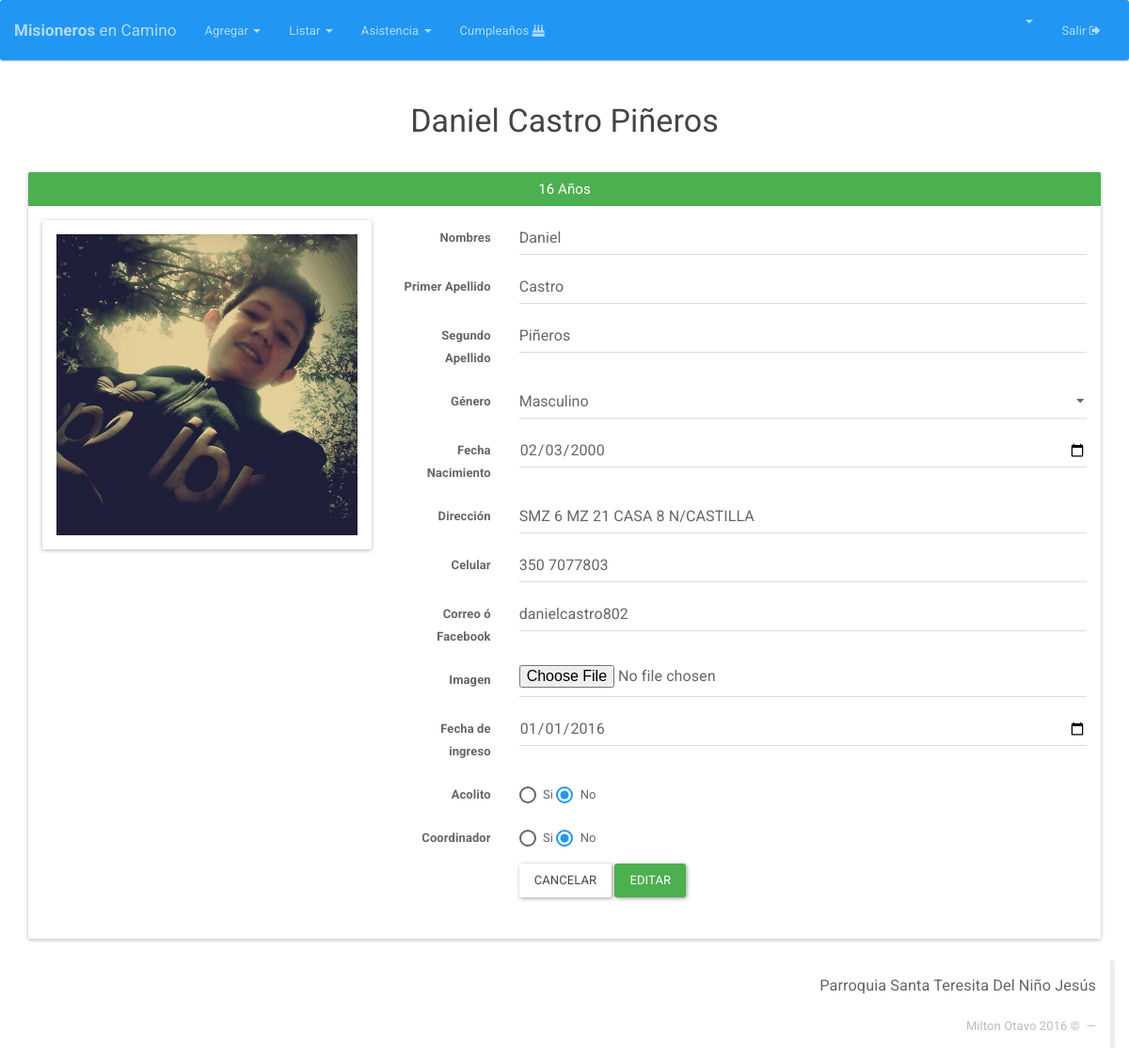
Before: /Integrantes/editar/6 (signed in) with the older database file.
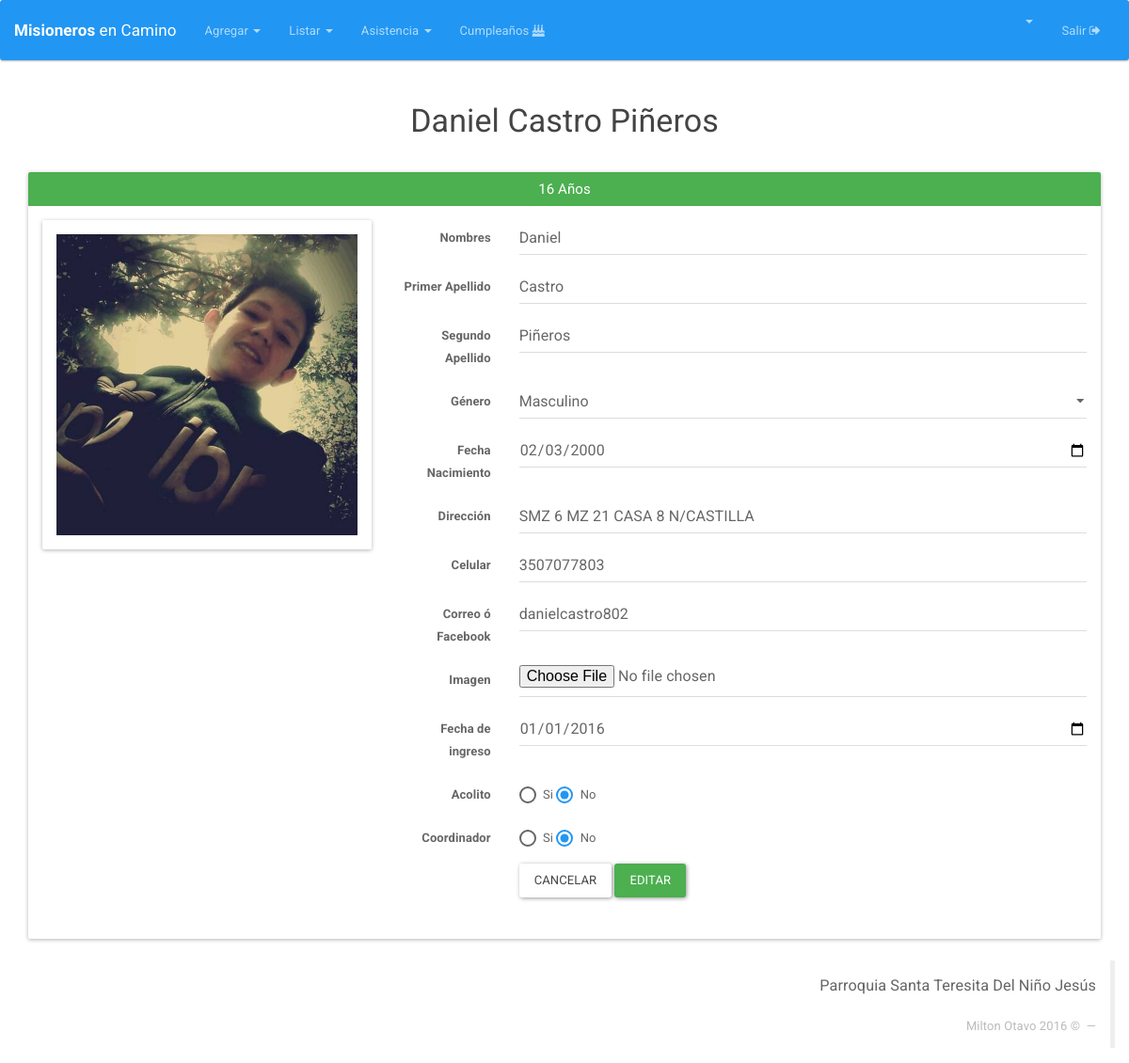
After: the same page with the newer database file.
### tables this page shows
CREATE TABLE IF NOT EXISTS `integrante` (
  `DOCUMENTO` int(12) NOT NULL AUTO_INCREMENT,
  `NOMBRES` varchar(25) NOT NULL,
  `PRIMER_APELLIDO` varchar(15) NOT NULL,
  `SEGUNDO_APELLIDO` varchar(15) DEFAULT NULL,
  `GENERO` varchar(2) DEFAULT NULL,
  `FECHA_NACIMIENTO` date NOT NULL,
  `DIRECCION` varchar(50) DEFAULT NULL,
  `CELULAR` varchar(200) DEFAULT NULL,
  `CORREO` varchar(50) DEFAULT NULL,
  `ACOLITO` tinyint(1) DEFAULT NULL,
  `COORDINADOR` tinyint(1) DEFAULT NULL,
  `IMAGEN` longtext,
  `FECHA_INGRESO` date DEFAULT NULL,
  `FECHA_REGISTRO` timestamp NOT NULL DEFAULT CURRENT_TIMESTAMP ON UPDATE CURRENT_TIMESTAMP,
  `ESTADO` varchar(20) NOT NULL DEFAULT 'ASISTENTE',
  PRIMARY KEY (`DOCUMENTO`)
);

### index.php (called while the page is built, shortened)
<?php
if (isset($_SESSION['app_id'])) {
	require_once "Core/Models/Conexion.php";
}
Core\Config\Enrutador::run(new Core\Config\Request());
?>

### Core/Models/Conexion.php (called while the page is built, shortened)
<?php namespace Core\Models;
	class Conexion{
		private $datos= array (
				"host"=>DB_HOST,
				"user"=>DB_USER,
				"pass"=>DB_PASS,
				"db"=>DB_NAME
			);
		private $db;
		public function __construct()
		{
			$this->db = new \mysqli(
					$this->datos['host'],
					$this->datos['user'],
					$this->datos['pass'],
					$this->datos['db']
				);
			$this->db-> set_charset("utf8");
		}
		public function consultaRetorno($sql){
			$datos = $this->db->query($sql);
			return $datos;
		}
	}
 ?>

### Core/Config/Request.php (called while the page is built, shortened)
<?php namespace Core\Config;
class Request{
	private $metodo;
	private $argumento;
	public function __construct(){
		if(isset($_GET['url'])){
			$ruta = filter_input(INPUT_GET, 'url', FILTER_SANITIZE_URL);
			$ruta = explode("/", $ruta);
			$ruta = array_filter($ruta);
			if($ruta[0] == "index.php"){
				$this->controlador = "Login";
			}else{
				$this->controlador = strtolower(array_shift($ruta));
			}
			$this->metodo = strtolower(array_shift($ruta));
			$this->argumento = $ruta;
		}else{
			$this->controlador = "Login";
			$this->metodo = "index";
		}
	}
	public function getMetodo(){
		return $this->metodo;
	}
	public function getArgumento(){
		return $this->argumento;
	}
}
?>

### Core/Controllers/IntegrantesController.php (called while the page is built, shortened)
<?php namespace Core\Controllers;
class IntegrantesController{
	private $integrante;
	public function __construct(){
		$this->integrante = new Integrante();
	}
	public function editar($id){
		if (!$_POST) {
			$this->integrante->__set("documento", $id);
			$data=$this->integrante->view();
			$datos = mysqli_fetch_assoc($data);
			return $datos;
		}
	}
}
?>

### Core/Models/Integrante.php (called while the page is built, shortened)
<?php namespace Core\Models;
class Integrante {
	private $documento;
	private $db;
	public function __construct(){
		$this->db = new Conexion();
	}
	public function view(){
		$sql="SELECT i.*, YEAR(CURDATE())-YEAR(i.FECHA_NACIMIENTO) + IF(DATE_FORMAT(CURDATE(),'%m-%d') > DATE_FORMAT(i.FECHA_NACIMIENTO,'%m-%d'), 0, -1) AS EDAD_ACTUAL FROM integrante i WHERE DOCUMENTO='{$this->documento}'";
		$datos = $this->db->consultaRetorno($sql);
		return $datos;
	}
}
?>

### HTML/Integrantes/editar.php (the view, shortened to what the changed rows need)
  <html>
  <head>
  	<?php include(HTML_DIR.'/overall/header.php') ?>
  </head>
  <body>
  	<?php include(HTML_DIR.'/overall/nav.php') ?>
  	<div  class="container">
  		<h3  align="center"><?php echo $datos['NOMBRES'] ." ". $datos['PRIMER_APELLIDO']." ". $datos['SEGUNDO_APELLIDO'] ; ?></h3>
  		<br>
  		<div class="panel panel-success">
  			<div class="panel-heading">
  				<h3 class="panel-title" align="center"> <?php echo  $datos['EDAD_ACTUAL'] . " " . "Años";    ?></h3>
  			</div>
  			<div class="panel-body">
  				<div class="row">
  					<div class="col-md-4">
  						<div class="panel panel-default">
  							<div class="panel-body">
  								<img class="img-responsive" src="<?php echo URL;?>HTML/Integrantes/avatars/<?php echo  !empty($datos['IMAGEN']) ? $datos['IMAGEN'] : 'no-image.png'    ; ?>" required>
  							</div>
  						</div>
  					</div>
  					<div class="col-md-8">
  						<form class="form-horizontal" enctype="multipart/form-data" method="POST">
  							<fieldset>
  								<div class="form-group">
  									<label for="inputNombres" class="col-lg-2 control-label">Nombres</label>
  									<div class="col-lg-10">
  										<input type="text" class="form-control" name="inputNombres" value="<?php echo $datos['NOMBRES']; ?>" required>
  									</div>
  								</div>
  								<div class="form-group">
  									<label for="inputPrimerApellido" class="col-lg-2 control-label">Primer Apellido</label>
  									<div class="col-lg-10">
  										<input type="text" class="form-control" name="inputPrimerApellido" value="<?php echo $datos['PRIMER_APELLIDO']; ?>" required>
  									</div>
  								</div>
  								<div class="form-group">
  									<label for="inputSegundoApellido" class="col-lg-2 control-label">Segundo Apellido</label>
  									<div class="col-lg-10">
  										<input type="text" class="form-control" name="inputSegundoApellido" value="<?php echo $datos['SEGUNDO_APELLIDO']; ?>" >
  									</div>
  								</div>
                  <div class="form-group">
                    <label for="inputFechaNacimiento" class="col-lg-2 control-label">Género</label>
                    <div class="col-lg-10">
                      <select class="form-control" name="selectGenero">
                       <option value="M"  <?php echo ($datos['GENERO']=='M') ? "selected" : NULL ?>>Masculino</option>
                     </select>
                   </div>
                 </div>
                 <div class="form-group">
                   <label for="inputFechaNacimiento" class="col-lg-2 control-label">Fecha Nacimiento</label>
                   <div class="col-lg-10">
                    <input type="date" class="form-control" name="inputFechaNacimiento" value="<?php echo $datos['FECHA_NACIMIENTO']; ?>" required>
                  </div>
                </div>
                <div class="form-group">
                 <label for="inputDireccion" class="col-lg-2 control-label">Dirección</label>
                 <div class="col-lg-10">
                  <input type="text" class="form-control" name="inputDireccion" value="<?php echo $datos['DIRECCION']; ?>" >
                </div>
              </div>
              <div class="form-group">
               <label for="inputCelular" class="col-lg-2 control-label">Celular</label>
               <div class="col-lg-10">
                <input type="text" class="form-control" name="inputCelular" value="<?php echo $datos['CELULAR']; ?>" >
              </div>
            </div>
            <div class="form-group">
             <label for="inputEmail" class="col-lg-2 control-label">Correo ó Facebook</label>
             <div class="col-lg-10">
              <input type="text" class="form-control" name="inputEmail" value="<?php echo $datos['CORREO']; ?>" >
            </div>
          </div>
          <div class="form-group">
           <label for="inputImagen" class="col-lg-2 control-label">Imagen</label>
           <div class="col-lg-10">
            <input type="file" class="form-control" name="inputImagen" >
          </div>
        </div>
        <div class="form-group">
          <label for="inputEmail" class="col-lg-2 control-label">Fecha de ingreso</label>
          <div class="col-lg-10">
            <input type="date" class="form-control" name="fechaIngreso" value="<?php echo $datos['FECHA_INGRESO']; ?>" >
          </div>
        </div>
        <div class="form-group">
         <label class="col-lg-2 control-label">Acolito</label>
         <div class="col-lg-10">
          <div class="radio">
           <label>
            <input type="radio" name="Acolito" id="optionsRadios1" value="1"  <?php echo ($datos['ACOLITO']=='1') ? "checked" : NULL ?> >
            Si
          </label>
          <label>
            <input type="radio" name="Acolito" id="optionsRadios2" value="0"  <?php echo ($datos['ACOLITO']=='0') ? "checked" : NULL ?> >
            No
          </label>
        </div>
      </div>
    </div>
    <div class="form-group">
     <label class="col-lg-2 control-label">Coordinador</label>
     <div class="col-lg-10">
      <div class="radio">
       <label>
        <input type="radio" name="Coordinador" id="optionsRadios1" value="1" <?php echo ($datos['COORDINADOR']=='1') ? "checked" : NULL ?>>
        Si
      </label>
      <label>
        <input type="radio" name="Coordinador" id="optionsRadios2" value="0" <?php echo ($datos['COORDINADOR']=='0') ? "checked" : NULL ?>>
        No
      </label>
    </div>
  </div>
</div>
<div class="form-group">
 <div class="col-lg-10 col-lg-offset-2">
  <button type="reset" class="btn btn-default">Cancelar</button>
  <button type="submit" class="btn btn-success">Editar</button>
</div>
</div>
</fieldset>
</form>
</div>
<div class="col-md-2"></div>
</div>
</div>
</div>
</div>
<?php include(HTML_DIR.'/overall/footer.php') ?>
</body>
</html>

### HTML/overall/nav.php (shortened to what the changed rows need)
<nav class="navbar navbar-inverse">
  <div class="container-fluid">
    <div class="navbar-header">
      <a class="navbar-brand" style="font-size: 17px" href="<?php echo URL; ?>Integrantes"><b>Misioneros</b> en Camino</a>
    </div>
    <div class="collapse navbar-collapse" id="bs-example-navbar-collapse-2">
      <ul class="nav navbar-nav">
        <li class="dropdown">
          <a href="#" class="dropdown-toggle" data-toggle="dropdown" role="button" aria-expanded="false"> Agregar <span class="caret"></span></a>
        </li>
      </ul>
      <ul class="nav navbar-nav">
        <li class="dropdown">
          <a href="#" class="dropdown-toggle" data-toggle="dropdown" role="button" aria-expanded="false"> Listar <span class="caret"></span></a>
        </li>
      </ul>
      <ul class="nav navbar-nav">
        <li class="dropdown">
          <a href="#" class="dropdown-toggle" data-toggle="dropdown" role="button" aria-expanded="false"> Asistencia <span class="caret"></span></a>
        </li>
      </ul>
      <ul class="nav navbar-nav">
       <li><a href="<?php echo URL; ?>birthday"> Cumpleaños  <i class="fa fa-birthday-cake" aria-hidden="true"></i></a></li>
     </ul>
     <ul class="nav navbar-nav navbar-right">
      <li class="dropdown">
        <a href="#" class="dropdown-toggle" data-toggle="dropdown" role="button" aria-expanded="false"> <b><?php echo ucwords(strtolower($_SESSION['nombre'])); ?> </b>  <span class="caret"></span></a>
      </li>
      <li><a href="<?php echo URL; ?>Logout">  Salir  <i class="fa fa-sign-out" aria-hidden="true"></i></a></li>
    </ul>
  </div>
</div>
</nav>

Changed rows visible on the page:
changed integrante "Daniel": inputCelular "350 7077803" → "3507077803"
